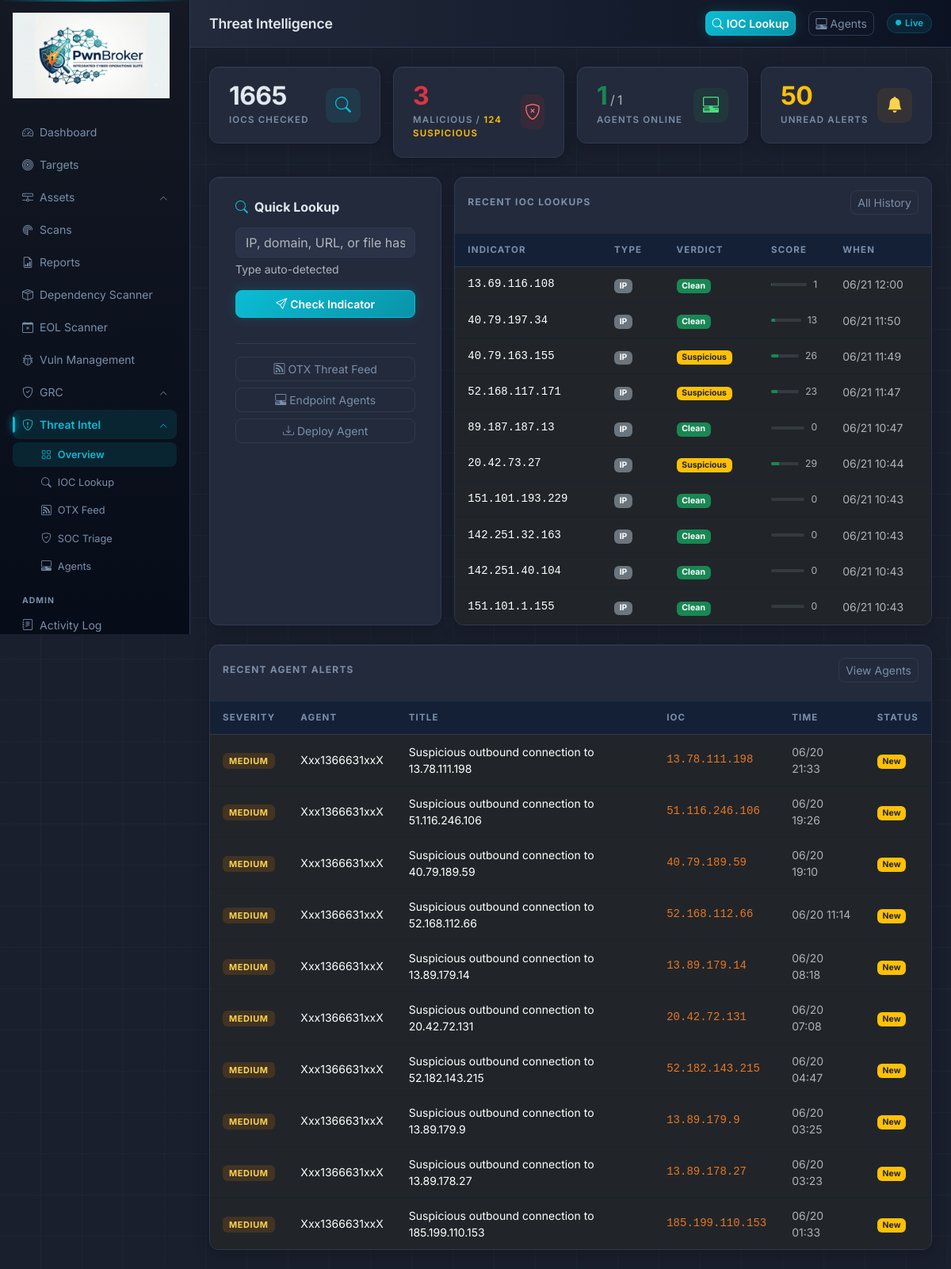
The page /threat/ (signed in) on the database as committed earlier.
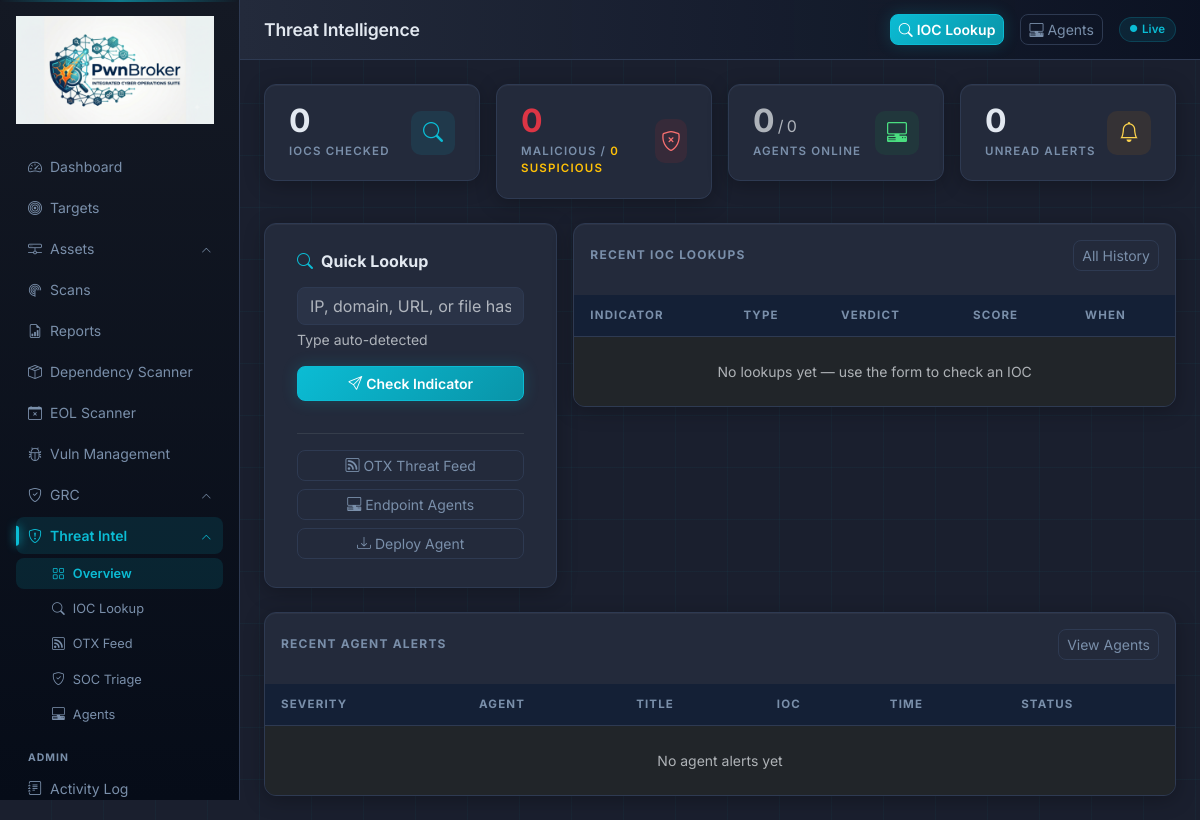
The same page on the database as committed later.
### app/models.py (models this page shows)
class IOCRecord(db.Model):
    __tablename__    = "ioc_records"
    id               = db.Column(db.Integer, primary_key=True)
    indicator        = db.Column(db.String(512), index=True, nullable=False)
    ioc_type         = db.Column(db.String(50))    # ip | domain | url | hash
    threat_score     = db.Column(db.Integer, default=0)
    verdict          = db.Column(db.String(20))    # clean | suspicious | malicious | unknown
    otx_result       = db.Column(db.Text)
    vt_result        = db.Column(db.Text)
    abuseipdb_result = db.Column(db.Text)
    looked_up_by     = db.Column(db.Integer, db.ForeignKey("users.id"), nullable=True)
    created_at       = db.Column(db.DateTime, default=lambda: datetime.now(timezone.utc))
    expires_at       = db.Column(db.DateTime)

class TimeConfig(db.Model):
    __tablename__ = "time_config"
    id         = db.Column(db.Integer, primary_key=True)
    timezone   = db.Column(db.String(64),  default="UTC")
    ntp_server = db.Column(db.String(256), default="pool.ntp.org")
    updated_at = db.Column(db.DateTime, default=lambda: datetime.now(timezone.utc))

class AgentAlert(db.Model):
    __tablename__ = "agent_alerts"
    id           = db.Column(db.Integer, primary_key=True)
    agent_db_id  = db.Column(db.Integer, db.ForeignKey("endpoint_agents.id"), nullable=False)
    alert_type   = db.Column(db.String(50))   # suspicious_connection | process | file_hash
    severity     = db.Column(db.String(20), default="medium")
    title        = db.Column(db.String(512))
    detail       = db.Column(db.Text)
    ioc          = db.Column(db.String(512))
    acknowledged = db.Column(db.Boolean, default=False)
    created_at   = db.Column(db.DateTime, default=lambda: datetime.now(timezone.utc))

class EndpointAgent(db.Model):
    __tablename__ = "endpoint_agents"
    id            = db.Column(db.Integer, primary_key=True)
    agent_id      = db.Column(db.String(64), unique=True, nullable=False)
    token         = db.Column(db.String(128), nullable=False)
    hostname      = db.Column(db.String(255))
    os_type       = db.Column(db.String(50))    # win32 | darwin | linux
    os_version    = db.Column(db.String(512))
    ip_address    = db.Column(db.String(45))
    status        = db.Column(db.String(20), default="unknown")   # online | offline | unknown
    last_seen     = db.Column(db.DateTime)
    registered_at = db.Column(db.DateTime, default=lambda: datetime.now(timezone.utc))
    alerts        = db.relationship("AgentAlert", backref="agent", lazy="dynamic",
                                    cascade="all, delete-orphan")

### app/routes/threat.py (the view)
@threat_bp.route("/")
@login_required
def index():
    _mark_offline_agents()
    total_lookups   = IOCRecord.query.count()
    malicious_count = IOCRecord.query.filter_by(verdict="malicious").count()
    suspicious_count= IOCRecord.query.filter_by(verdict="suspicious").count()
    agents_online   = EndpointAgent.query.filter_by(status="online").count()
    agents_total    = EndpointAgent.query.count()
    unacked         = AgentAlert.query.filter_by(acknowledged=False).count()
    recent_lookups  = IOCRecord.query.order_by(IOCRecord.created_at.desc()).limit(10).all()
    recent_alerts   = AgentAlert.query.order_by(AgentAlert.created_at.desc()).limit(10).all()
    return render_template("threat/index.html",
                           total_lookups=total_lookups,
                           malicious_count=malicious_count,
                           suspicious_count=suspicious_count,
                           agents_online=agents_online,
                           agents_total=agents_total,
                           unacked=unacked,
                           recent_lookups=recent_lookups,
                           recent_alerts=recent_alerts)

### app/models.py (called while the page is built)
    @property
    def is_admin(self):
        return self.role == "admin"

### app/routes/threat.py (called while the page is built)
def _mark_offline_agents():
    now = datetime.now(timezone.utc)
    for a in EndpointAgent.query.filter_by(status="online").all():
        if a.last_seen:
            ls = a.last_seen if a.last_seen.tzinfo else a.last_seen.replace(tzinfo=timezone.utc)
            if (now - ls).total_seconds() > 300:
                a.status = "offline"
    db.session.commit()

### app/templates/threat/index.html (shortened to what the changed rows need)
{% extends "base.html" %}
{% block page_title %}Threat Intelligence{% endblock %}
{% block content %}
<div class="row g-3 mb-4">
  <div class="col-sm-6 col-xl-3">
    <a href="{{ url_for('threat.lookup') }}" class="stat-card text-decoration-none" style="color:inherit;display:block">
      <div class="d-flex align-items-center justify-content-between">
        <div>
          <div class="stat-value">{{ total_lookups }}</div>
          <div class="stat-label">IOCs Checked</div>
        </div>
      </div>
    </a>
  </div>
  <div class="col-sm-6 col-xl-3">
    <a href="{{ url_for('threat.lookup') }}" class="stat-card text-decoration-none" style="color:inherit;display:block">
      <div class="d-flex align-items-center justify-content-between">
        <div>
          <div class="stat-value text-danger">{{ malicious_count }}</div>
          <div class="stat-label">Malicious / <span class="text-warning">{{ suspicious_count }} Suspicious</span></div>
        </div>
      </div>
    </a>
  </div>
  <div class="col-sm-6 col-xl-3">
    <a href="{{ url_for('threat.agents_list') }}" class="stat-card text-decoration-none" style="color:inherit;display:block">
      <div class="d-flex align-items-center justify-content-between">
        <div>
          <div class="stat-value {% if agents_online > 0 %}text-success{% else %}text-muted{% endif %}">
            {{ agents_online }}<span class="fs-6 fw-normal text-muted"> / {{ agents_total }}</span>
          </div>
          <div class="stat-label">Agents Online</div>
        </div>
      </div>
    </a>
  </div>
  <div class="col-sm-6 col-xl-3">
    <a href="{{ url_for('threat.agents_list') }}" class="stat-card text-decoration-none" style="color:inherit;display:block">
      <div class="d-flex align-items-center justify-content-between">
        <div>
          <div class="stat-value {% if unacked > 0 %}text-warning{% endif %}">{{ unacked }}</div>
          <div class="stat-label">Unread Alerts</div>
        </div>
        <div class="stat-icon" style="background:rgba(217,119,6,0.1);color:#fcd34d">
          <i class="bi bi-bell{% if unacked > 0 %}-fill{% endif %}"></i>
        </div>
      </div>
    </a>
  </div>
</div>
<div class="row g-3 mb-4">
  <div class="col-lg-8">
    <div class="data-table">
      <table class="table table-dark table-hover mb-0">
        <thead>
          <tr>
            <th>Indicator</th>
            <th>Type</th>
            <th>Verdict</th>
            <th>Score</th>
            <th>When</th>
          </tr>
        </thead>
        <tbody>
          {% for rec in recent_lookups %}
          <tr style="cursor:pointer" onclick="document.getElementById('lookup-form').querySelector('input').value='{{ rec.indicator }}'; document.getElementById('lookup-form').submit()">
            <td class="font-monospace small">{{ rec.indicator[:45] }}{% if rec.indicator|length > 45 %}…{% endif %}</td>
            <td><span class="badge bg-secondary text-uppercase" style="font-size:0.65rem">{{ rec.ioc_type }}</span></td>
            <td>
              {% if rec.verdict == "malicious" %}<span class="badge bg-danger">Malicious</span>
              {% elif rec.verdict == "suspicious" %}<span class="badge bg-warning text-dark">Suspicious</span>
              {% elif rec.verdict == "clean" %}<span class="badge bg-success">Clean</span>
              {% else %}<span class="badge bg-secondary">Unknown</span>{% endif %}
            </td>
            <td>
              <div class="d-flex align-items-center gap-2">
                <div class="progress flex-grow-1" style="height:4px;max-width:60px">
                  <div class="progress-bar {% if rec.threat_score >= 60 %}bg-danger{% elif rec.threat_score >= 30 %}bg-warning{% else %}bg-success{% endif %}"
                       style="width:{{ rec.threat_score }}%"></div>
                </div>
                <small class="text-muted">{{ rec.threat_score }}</small>
              </div>
            </td>
            <td class="text-muted small">{{ rec.created_at | localdt('%m/%d %H:%M') if rec.created_at else '—' }}</td>
          </tr>
          {% else %}
          <tr><td colspan="5" class="text-center text-muted py-4">No lookups yet — use the form to check an IOC</td></tr>
          {% endfor %}
        </tbody>
      </table>
    </div>
  </div>
</div>
<div class="data-table">
  <table class="table table-dark table-hover mb-0">
    <thead>
      <tr>
        <th>Severity</th>
        <th>Agent</th>
        <th>Title</th>
        <th>IOC</th>
        <th>Time</th>
        <th>Status</th>
      </tr>
    </thead>
    <tbody>
      {% for alert in recent_alerts %}
      <tr>
        <td><span class="badge-severity sev-{{ alert.severity }}">{{ alert.severity }}</span></td>
        <td class="small">{{ alert.agent.hostname if alert.agent else '?' }}</td>
        <td class="small">{{ alert.title }}</td>
        <td class="font-monospace small" style="color:var(--accent-orange)">{{ alert.ioc or '—' }}</td>
        <td class="text-muted small">{{ alert.created_at | localdt('%m/%d %H:%M') if alert.created_at else '—' }}</td>
        <td>
          {% if alert.acknowledged %}<span class="badge bg-secondary">Acked</span>
          {% else %}<span class="badge bg-warning text-dark pulse">New</span>{% endif %}
        </td>
      </tr>
      {% else %}
      <tr><td colspan="6" class="text-center text-muted py-4">No agent alerts yet</td></tr>
      {% endfor %}
    </tbody>
  </table>
</div>
{% endblock %}

Rows that differ between the two databases and show on the page:
removed IOCRecord: indicator "13.69.116.108", ioc_type "IP", verdict "Clean", threat_score "1", created_at|localdt "06/21 12:00"
removed IOCRecord: indicator "40.79.197.34", ioc_type "IP", verdict "Clean", threat_score "13", created_at|localdt "06/21 11:50"
removed IOCRecord: indicator "40.79.163.155", ioc_type "IP", verdict "Suspicious", threat_score "26", created_at|localdt "06/21 11:49"
removed IOCRecord: indicator "52.168.117.171", ioc_type "IP", verdict "Suspicious", threat_score "23", created_at|localdt "06/21 11:47"
removed IOCRecord: indicator "89.187.187.13", ioc_type "IP", verdict "Clean", threat_score "0", created_at|localdt "06/21 10:47"
removed IOCRecord: indicator "20.42.73.27", ioc_type "IP", verdict "Suspicious", threat_score "29", created_at|localdt "06/21 10:44"
removed IOCRecord: indicator "151.101.193.229", ioc_type "IP", verdict "Clean", threat_score "0", created_at|localdt "06/21 10:43"
removed IOCRecord: indicator "142.251.32.163", ioc_type "IP", verdict "Clean", threat_score "0", created_at|localdt "06/21 10:43"
removed IOCRecord: indicator "142.251.40.104", ioc_type "IP", verdict "Clean", threat_score "0", created_at|localdt "06/21 10:43"
removed IOCRecord: indicator "151.101.1.155", ioc_type "IP", verdict "Clean", threat_score "0", created_at|localdt "06/21 10:43"
removed AgentAlert: severity "MEDIUM", agent "Xxx1366631xxX", title "Suspicious outbound connection to 13.78.111.198", ioc "13.78.111.198", created_at|localdt "06/20 21:33", acknowledged "New"
removed AgentAlert: severity "MEDIUM", agent "Xxx1366631xxX", title "Suspicious outbound connection to 51.116.246.106", ioc "51.116.246.106", created_at|localdt "06/20 19:26", acknowledged "New"
removed AgentAlert: severity "MEDIUM", agent "Xxx1366631xxX", title "Suspicious outbound connection to 40.79.189.59", ioc "40.79.189.59", created_at|localdt "06/20 19:10", acknowledged "New"
removed AgentAlert: severity "MEDIUM", agent "Xxx1366631xxX", title "Suspicious outbound connection to 52.168.112.66", ioc "52.168.112.66", created_at|localdt "06/20 11:14", acknowledged "New"
removed AgentAlert: severity "MEDIUM", agent "Xxx1366631xxX", title "Suspicious outbound connection to 13.89.179.14", ioc "13.89.179.14", created_at|localdt "06/20 08:18", acknowledged "New"
removed AgentAlert: severity "MEDIUM", agent "Xxx1366631xxX", title "Suspicious outbound connection to 20.42.72.131", ioc "20.42.72.131", created_at|localdt "06/20 07:08", acknowledged "New"
removed AgentAlert: severity "MEDIUM", agent "Xxx1366631xxX", title "Suspicious outbound connection to 52.182.143.215", ioc "52.182.143.215", created_at|localdt "06/20 04:47", acknowledged "New"
removed AgentAlert: severity "MEDIUM", agent "Xxx1366631xxX", title "Suspicious outbound connection to 13.89.179.9", ioc "13.89.179.9", created_at|localdt "06/20 03:25", acknowledged "New"
removed AgentAlert: severity "MEDIUM", agent "Xxx1366631xxX", title "Suspicious outbound connection to 13.89.178.27", ioc "13.89.178.27", created_at|localdt "06/20 03:23", acknowledged "New"
removed AgentAlert: severity "MEDIUM", agent "Xxx1366631xxX", title "Suspicious outbound connection to 185.199.110.153", ioc "185.199.110.153", created_at|localdt "06/20 01:33", acknowledged "New"
Other text that changed with them:
{{ total_lookups }}: "1665" → "0"
{{ malicious_count }}: "3" → "0"
{{ suspicious_count }}: "124" → "0"
{{ agents_online }}: "1" → "0"
{{ agents_total }}: "1" → "0"
{{ unacked }}: "50" → "0"
text now shown: "No lookups yet — use the form to check an IOC No agent alerts yet"
